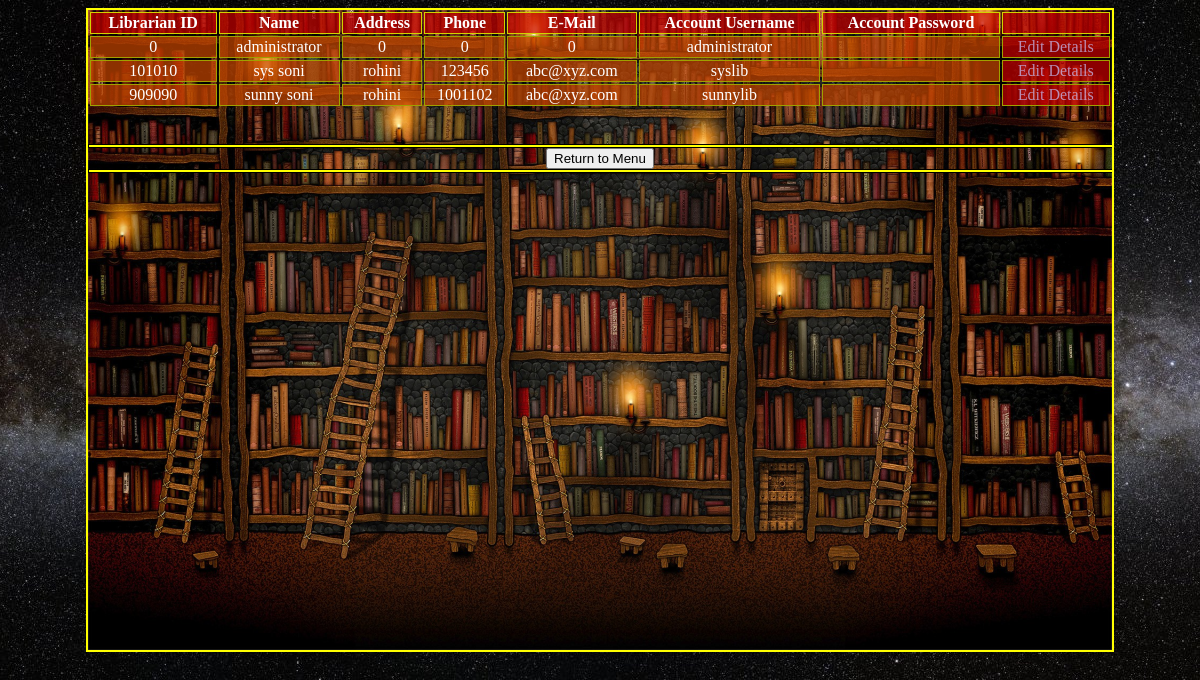
Screenshot of /display_lib.php (signed in) with the database file from the repository.
### tables this page shows
CREATE TABLE `librarians` (
  `lid` varchar(10) NOT NULL,
  `lname` varchar(100) NOT NULL,
  `laddress` varchar(500) NOT NULL,
  `lphone` varchar(10) NOT NULL,
  `lmail` varchar(100) NOT NULL
);

CREATE TABLE `credentials` (
  `lid` varchar(10) NOT NULL,
  `cid` varchar(50) NOT NULL,
  `cpass` varchar(256) NOT NULL,
  `ctype` varchar(20) NOT NULL
);

### display_lib.php (the view, shortened to what this page needs)
<html>
<head>
	<link rel="stylesheet" type="text/css" href="style/common.css">
	<link rel="stylesheet" type="text/css" href="style/display_lists.css">
</head>
<body>
	<div class="main_div">
	<center>
		<table class="large">
			<tr>
				<th> Librarian ID </th>
				<th> Name </th>
				<th> Address </th>
				<th> Phone </th>
				<th> E-Mail </th>
				<th> Account Username </th>
				<th> Account Password </th>
				<th></th>
			</tr>
			<?PHP
				$con = new mysqli("localhost","root","","lib_man");
				$com = "select * from librarians;";
				$res = mysqli_query($con,$com);
				while($row= mysqli_fetch_array($res))
				{
			?>
			<tr>
			<td> <?PHP echo $row[0] ?> </td>
			<td> <?PHP echo $row[1] ?> </td>
			<td> <?PHP echo $row[2] ?> </td>
			<td> <?PHP echo $row[3] ?> </td>
			<td> <?PHP echo $row[4] ?> </td>
			<td> <?PHP $com2 = "select cid from credentials where lid=$row[0];";
						$res2= mysqli_query($con,$com2);
						$row2 = mysqli_fetch_array($res2);
						echo $row2[0]; ?> </td>
			<td></td>
			<td style="background-color:rgba(200,0,0,0.7);"> <a href="edit_lib_details.php?id=<?PHP echo $row[0]?>"> Edit Details </a></td>
			</tr>
			<?PHP
			}
			?>
		</table>
		<br><br>
		<div class="hr"></div>
		<form method="post">
			<input type="submit" name="return" value="Return to Menu">
			<div class="hr"></div>
		</form>
	</center>
	</div>
</body>
</html>

### style/common.css (style rules this page uses)
body { background-color:black; color:white; background-image:url('../images/background_body.jpg'); background-attachment:fixed; background-position:center; }
div.main_div { margin:0 auto; padding:0 0; width:1024px; height:640px; overflow:auto; border:2px solid yellow; background-image:url('../images/background.png'); background-repeat:no-repeat; }
div.hr { width:1024px; height:2px; background:yellow; border:1px solid black; }

### style/display_lists.css (style rules this page uses)
table.large { width:1024px; text-align:center; }
th { border: 1px solid rgb(210,210,0); background:rgba(200,0,0,0.7); }
td { background:rgba(200,70,0,0.7); border:1px solid rgb(160,160,0); text-align:center; }
a:link { color:rgba(200,200,255,0.7); text-decoration:none; }

### rows the page displays
librarians: lid "0", lname "administrator", laddress "0", lphone "0", lmail "0", credentials.cid "administrator"
librarians: lid "101010", lname "sys soni", laddress "rohini", lphone "123456", lmail "abc@xyz.com", credentials.cid "syslib"
librarians: lid "909090", lname "sunny soni", laddress "rohini", lphone "1001102", lmail "abc@xyz.com", credentials.cid "sunnylib"
